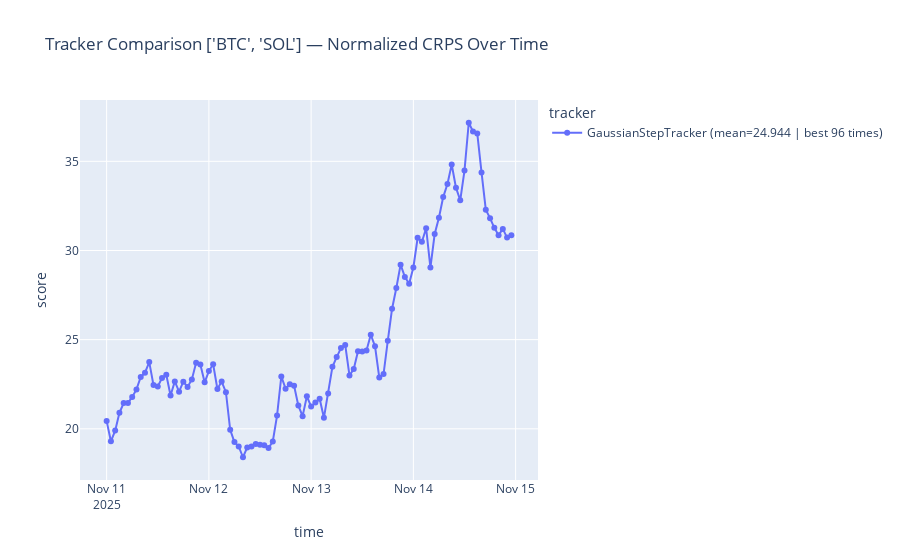

Notebook source saved alongside this figure:
### Code cell
# Tracker comparison all assets (A lower CRPS score reflects more accurate predictions)
plot_tracker_comparison(df_all)
